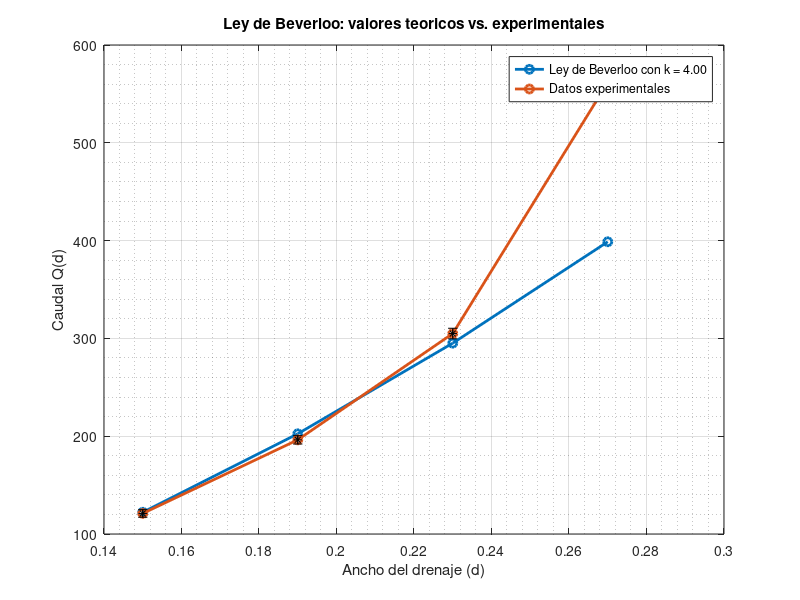

The MATLAB source for this figure: (Note: this script raises an error after producing the figure.)
clc;clear; close all;
%% Plot teorico
g = 9.8196; % [m/s^2]
R_min = 0.01; % [m] 
R_max = 0.015; % [m]
m = 0.01; % [kg]
N = 370;
W = 0.3;
H = 1;
d = [ 0.15 0.19 0.23 0.27 ];
k = 4; % Numero a dibujar
Q_teo = (N/(W*H))*sqrt(g)*((d-k*((R_min+R_max)/2)).^(3/2));
h1 = plot(d,Q_teo,'-o','LineWidth',2);
%% Plot experimental
hold on
Q_exp = [121.0294118 196.2745098 304.9673203 561.6339869];
% return
h2 = plot(d,Q_exp,'-o','LineWidth',2);
    % Plot error
    errv1 = [3.862733 4.2590113 5.396017632 6.994990976];   
    errorbar(d,Q_exp,errv1,'k*'); 
%% Plot characteristics
hold on
grid on; grid minor;
str1 = sprintf('Ley de Beverloo con k = %.2f',k);
legend(str1,'Datos experimentales')
title('Ley de Beverloo: valores teoricos vs. experimentales')
xlabel('Ancho del drenaje (d)'); ylabel('Caudal Q(d)'); 
ax=gca;
ax.XTick=ax.XLim(1):0.01:ax.XLim(2);
ax.YTick=ax.YLim(1):50:ax.YLim(2);

